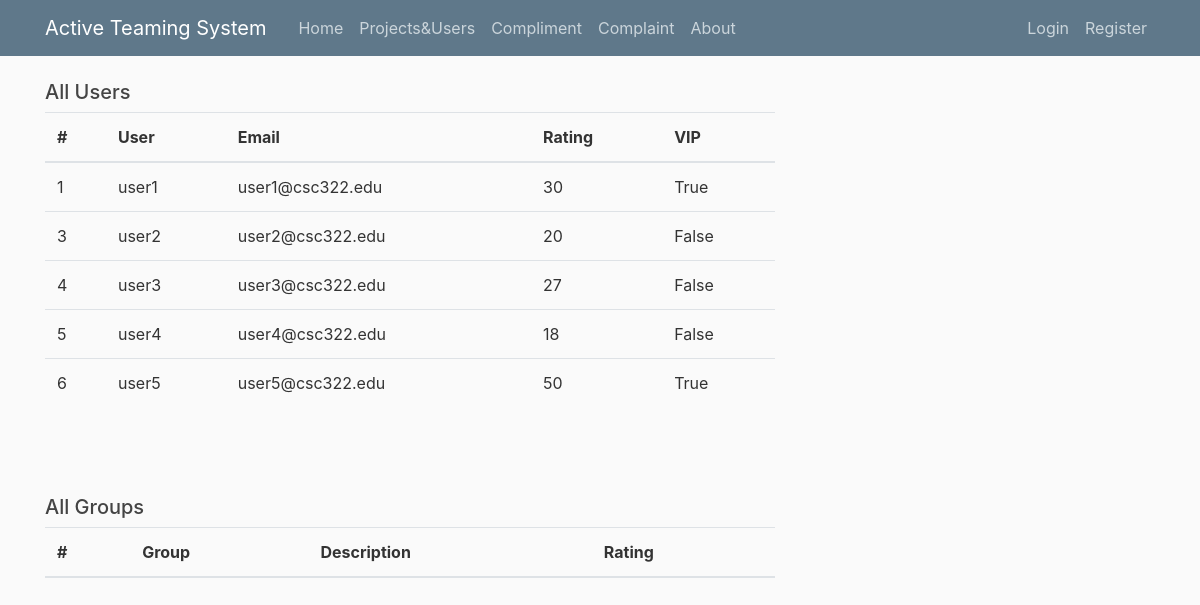
/projects_and_users, run on an earlier commit of the app's database.
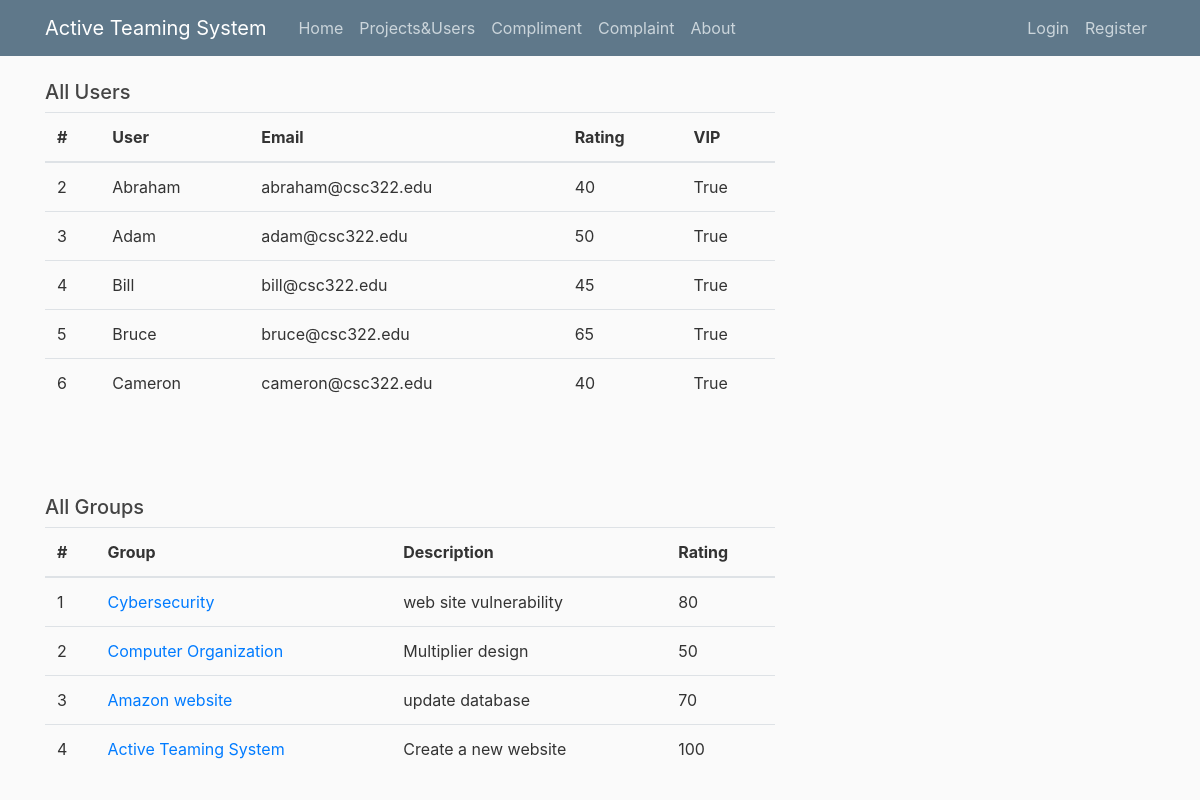
And on a later commit of the database.
### application/models.py (models this page shows, shortened)
class User(db.Model,UserMixin):
    id = db.Column(db.Integer, primary_key=True)
    username = db.Column(db.String(20), unique=True, nullable=False)
    email = db.Column(db.String(120), unique=True, nullable=False)
    image_file = db.Column(db.String(20), nullable=False, default='default.jpg')
    password = db.Column(db.String(60), nullable=False)
    rating = db.Column(db.Integer,nullable=False,default=0)
    compliments = db.relationship('Compliment', backref='recipient', lazy=True)
    complaints = db.relationship('Complaint', backref='complainee', lazy=True)
    UserBlacklist = db.relationship('UserBlacklist', backref='user_blacklisted', lazy=True)
    applications = db.relationship('Application', backref='referee', lazy=True)
    is_vip = db.Column(db.Boolean, default=False, nullable=False)
    is_su = db.Column(db.Boolean, default=False, nullable=False)
    is_blacklisted = db.Column(db.Boolean, default=False, nullable=False)

class Project(db.Model):
    id = db.Column(db.Integer, primary_key=True)
    title = db.Column(db.String(100),unique=True, nullable=False)
    date_created = db.Column(db.DateTime, nullable=False, default=datetime.datetime.now())
    description = db.Column(db.Text, nullable=False)
    rating = db.Column(db.Integer, nullable =False, default=0)

### application/route.py (the view)
@app.route("/projects_and_users")
def projects_and_users():
    page = request.args.get('page',1,type=int)
    users = User.query.filter(User.email!='superuser@csc322.edu').order_by(User.id.asc()).paginate(page=page, per_page=5)
    projects = Project.query.order_by(Project.id.asc()).paginate(page=page, per_page=5)
    return render_template('projects_and_users.html', users=users,projects=projects)

### application/templates/projects_and_users.html (shortened to what this page needs)
{%extends "layout.html"%}
{%block content%}
<h5 style="text-align: left">All Users</h5>
<table class="table">
    <thead>
      <tr>
        <th scope="col">#</th>
        <th scope="col">User</th>
        <th scope="col">Email</th>
        <th scope="col">Rating</th>
        <th scope="col">VIP</th>
      </tr>
    </thead>
    <tbody>
        {% for user in users.items %}
        <tr>
            <td>{{ user.id }}</td>
            <td>{{ user.username }}</td>
            <td>{{ user.email }}</td>
            <td>{{ user.rating }}</td>
            <td>{{ user.is_vip }}</td>
        </tr>
    {% endfor %}
    </tbody>
  </table>
  <br>
  <br>
  <br>
  <h5 style="text-align: left">All Groups</h5>
  <table class="table">
      <thead>
        <tr>
          <th scope="col">#</th>
          <th scope="col">Group</th>
          <th scope="col">Description</th>
          <th scope="col">Rating</th>
        </tr>
      </thead>
      <tbody>
          {% for project in projects.items %}
          <tr>
              <td>{{ project.id }}</td>
              <td><a href="{{url_for('grouppage',group_title=project.title )}}" >{{project.title }}</a></td>
              <td>{{ project.description }}</td>
              <td>{{ project.rating }}</td>
          </tr>
      {% endfor %}
      </tbody>
    </table>
{%endblock%}

### application/templates/layout.html (shortened to what this page needs)
<!DOCTYPE html>
<html>
<head>
    <link rel="stylesheet" href="https://maxcdn.bootstrapcdn.com/bootstrap/4.0.0/css/bootstrap.min.css">
    <link rel="stylesheet" type="text/css" href="{{ url_for('static', filename='main.css') }}">
</head>
<body>
    <header class="site-header">
      <nav class="navbar navbar-expand-md navbar-dark bg-steel fixed-top">
        <div class="container">
          <a class="navbar-brand mr-4" href="/">Active Teaming System</a>
          <div class="collapse navbar-collapse" id="navbarToggle">
            <div class="navbar-nav mr-auto">
              <a class="nav-item nav-link" href="{{ url_for('home') }}">Home</a>
              <a class="nav-item nav-link" href="{{ url_for('projects_and_users') }}">Projects&Users</a>
              <a class="nav-item nav-link" href="{{ url_for('sendcompliment') }}">Compliment</a>
              <a class="nav-item nav-link" href="{{ url_for('sendcomplaint') }}">Complaint</a>
              <a class="nav-item nav-link" href="{{ url_for('about') }}">About</a>
            </div>
            <div class="navbar-nav">
              {%if current_user.is_authenticated%}
                {%if current_user.is_su%}
                  <a class="nav-item nav-link" href="{{ url_for('su') }}">SuperUser</a>
                {%else%}
                <a class="nav-item nav-link" href="{{ url_for('form_group') }}">Form Group</a>
                <li class="nav-item dropdown">
                  <a class="nav-link dropdown-toggle" href="#" id="navbarDropdownMenuLink" data-toggle="dropdown" aria-haspopup="true" aria-expanded="false">
                    Account
                  </a>
                  <div class="dropdown-menu" aria-labelledby="navbarDropdownMenuLink">
                    <a class="dropdown-item" href="{{ url_for('account') }}">Info</a>
                    <a class="dropdown-item" href="{{ url_for('group') }}">Group</a>
                    <a class="dropdown-item" href="{{ url_for('message') }}">Message</a>
                    <a class="dropdown-item" href="{{ url_for('black_white') }}">Black/Whitelist</a>
                  </div>
                </li>
                {%endif%}
                <a class="nav-item nav-link" href="{{ url_for('logout') }}">Logout</a>
                {%else%}
                <a class="nav-item nav-link" href="{{ url_for('login') }}">Login</a>
                <a class="nav-item nav-link" href="{{ url_for('register') }}">Register</a>
              {%endif%}
            </div>
          </div>
        </div>
      </nav>
    </header>
    <main role="main" class="container">
      <div class="row">
        <div class="col-md-8">
          {% block content %}{% endblock %}
        </div>
      </div>
    </main>
</body>
</html>

### application/static/main.css (style rules this page uses)
body { background: #fafafa; color: #333333; margin-top: 5rem; }
h1, h2, h3, h4, h5, h6 { color: #444444; }
.bg-steel { background-color: #5f788a; }
.site-header .navbar-nav .nav-link { color: #cbd5db; }

What changed in the data, as far as the page shows it:
no longer on this page (row edited): User: id "1", username "user1", email "user1@csc322.edu", rating "30", is_vip "True"
now on this page (row edited): User: id "2", username "Abraham", email "abraham@csc322.edu", rating "40", is_vip "True"
changed User id 3: username "user2" → "Adam"; email "user2@csc322.edu" → "adam@csc322.edu"; rating "20" → "50"; is_vip "False" → "True"
changed User id 4: username "user3" → "Bill"; email "user3@csc322.edu" → "bill@csc322.edu"; rating "27" → "45"; is_vip "False" → "True"
changed User id 5: username "user4" → "Bruce"; email "user4@csc322.edu" → "bruce@csc322.edu"; rating "18" → "65"; is_vip "False" → "True"
changed User id 6: username "user5" → "Cameron"; email "user5@csc322.edu" → "cameron@csc322.edu"; rating "50" → "40"
added Project: id "1", title "Cybersecurity", description "web site vulnerability", rating "80"
added Project: id "2", title "Computer Organization", description "Multiplier design", rating "50"
added Project: id "3", title "Amazon website", description "update database", rating "70"
added Project: id "4", title "Active Teaming System", description "Create a new website", rating "100"
